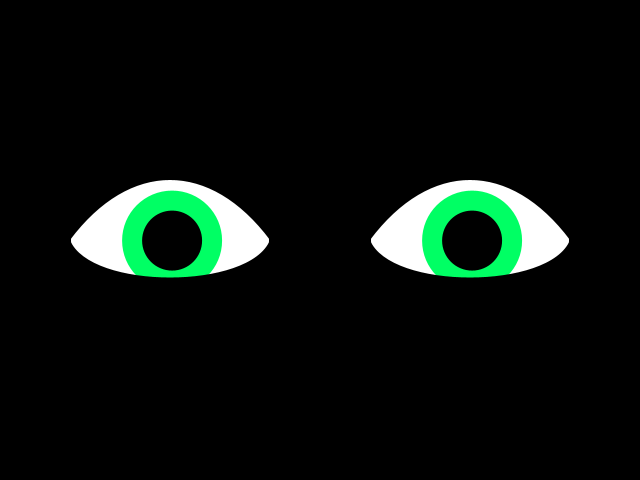
Frame 1 (no input)
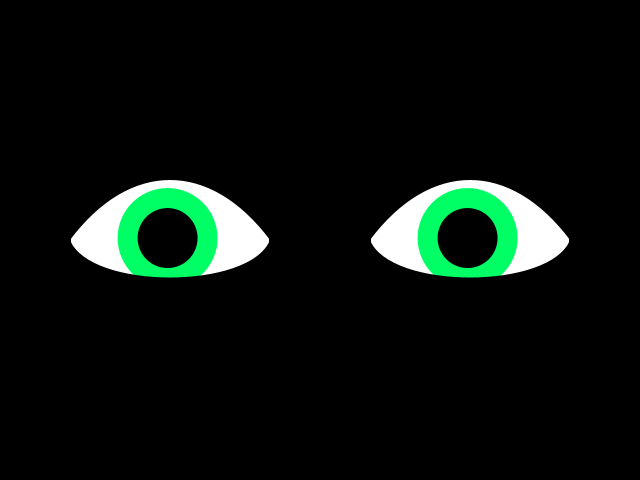
Frame 60 (the mouse pressed at the canvas centre just before this capture)
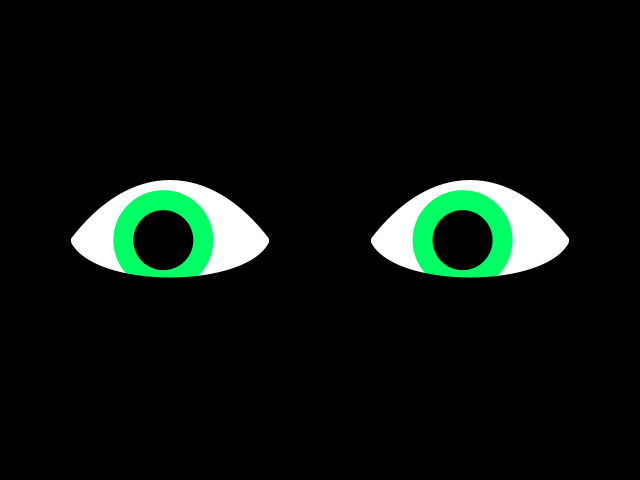
Frame 120 (the mouse held since frame 60 and released just before this capture)

The Processing sketch that drew these frames (run headless with seeded random() and noise(); from frame 60 on, the mouse is pressed at the canvas centre):

// Processing sketch: processing_88173
// ── processing_88173.pde

Eye leftEye;
Eye rightEye;

float ioDist = 150;

float time = 0;

void setup()
{
  frameRate(60);
  smooth(8);
  size(640, 480);
  noStroke();
  leftEye = new Eye();
  rightEye = new Eye();
}

void draw()
{
  time += .01f;

  background(0);
  SetEyeTargets();
  CheckForBlink();

  leftEye.Draw(width / 2 - ioDist, height / 2);
  rightEye.Draw(width / 2+ ioDist, height / 2);
}

void CheckForBlink()
{
  float blinkVar = noise(time * 2, 34.1);
  float noiseMag = abs(blinkVar - 0.5);
  
  if (noiseMag > .22f && !rightEye.IsBlinking())
  {
    rightEye.Blink();
    leftEye.Blink();
  }
}

void SetEyeTargets()
{
  float magThreshold = .1;
  
  float xVar = noise(time, 423.6);
  float yVar = noise(time * 2, 126.32);
  
  float xMag = abs(xVar - leftEye.GetXVariance());
  float yMag = abs(yVar - leftEye.GetYVariance());
  if (xMag > magThreshold || yMag > magThreshold)
  {

  leftEye.SetVariance(xVar, yVar);
  rightEye.SetVariance(xVar, yVar);
  }
}

public class Eye
{
  float eyeballSize = 200;
  float irisScale = .5f;
  float minPupilScale = .45f;
  float maxPupilScale = .75f;

  float fullyDialatedDist = 400;
  float dialationAmount = .5f;
  
  float varXTarget = .5f;
  float varYTarget = .5f;
  float varX = .5;
  float varY = .5;
  float varSlide = .2;

  float blinkTimer = 100;
  float blinkLength = 4;
  float actualBlinkLength = 2;
  
  float trackX = .5f;
  float trackY = .5f;
  float mouseTrackingSlide = 0.25f;
  float mouseTrackingAmount = 0;
  float distanceThreshold = 10;
  float trackingTimer = -1;
  float trackingAmountTimeout = 10;
  float trackingDecaySlide = .2f;

  public void Draw(float x, float y)
  {
    blinkTimer += .1f;

    DrawWhite(x, y);
    DrawIris(x, y);
    DrawLids(x, y);
  }

  void UpdateMouseTracking(float x, float y)
  {
    float diffX = map(constrain((mouseX - x)  *.01, -1, 1), -1, 1, 0, 1);
    float diffY = map(constrain((mouseY - y)  *.01, -1, 1), -1, 1, 0, 1);

    trackX = lerp(trackX, diffX, mouseTrackingSlide);
    trackY = lerp(trackY, diffY, mouseTrackingSlide);

    trackingTimer -= .1f;
    if (dist(mouseX, mouseY, pmouseX, pmouseY) > distanceThreshold)
      trackingTimer = trackingAmountTimeout;

    float trackingTarget = 1;
    if (trackingTimer <= 0)
      trackingTarget= 0;
    mouseTrackingAmount = lerp(mouseTrackingAmount, trackingTarget, trackingDecaySlide);
  }

  public void DrawWhite(float x, float y)
  {
    fill(255);
    ellipse(x, y, eyeballSize * .99f, eyeballSize * .99f);
  }

  public void DrawIris(float x, float y)
  {    
    varX = lerp(varX, varXTarget, varSlide);
    varY = lerp(varY, varYTarget, varSlide);
    
    UpdateMouseTracking(x, y);
    float size = eyeballSize * irisScale;
    float minX = x - eyeballSize * .5f + size * .5f;
    float maxX = x + eyeballSize * .5f - size * .5f;

    float minY = y - eyeballSize * .4f + size * .5f;
    float maxY = y + eyeballSize * .4f - size * .5f;
    UpdateMouseTracking(x, y);
    x = lerp(minX, maxX, lerp(varX, trackX, mouseTrackingAmount * .5f));
    y = lerp(minY, maxY, lerp(varY, trackY, mouseTrackingAmount * .5f));
    
    fill(0, 255, 100);
    ellipse(x, y, eyeballSize * irisScale, eyeballSize * irisScale);

    DrawPupil(x, y);
  }

  public void DrawPupil(float x, float y)
  {
    float pupilScale = lerp(minPupilScale, maxPupilScale, dialationAmount);
    float size = eyeballSize * irisScale*  pupilScale;
    fill(0);
    ellipse(x, y, size, size);
  }

  public void DrawLids(float x, float y)
  {
    fill(0);
    float left = x - eyeballSize * .5f;
    float right = x + eyeballSize * .5f;
    float top = y - eyeballSize * .75f;
    float bottom = y + eyeballSize * .75f;


    float topCX1 = right - eyeballSize * .3;
    float topCY1 = y - eyeballSize * .4f;
    float topCX2 = left + eyeballSize * .3;
    float topCY2 = y - eyeballSize * .4f;

    float bottomCX1 = right - eyeballSize * .1;
    float bottomCY1 = y + eyeballSize * .25f;
    float bottomCX2 = left + eyeballSize * .1;
    float bottomCY2 = y + eyeballSize * .25;

    if (IsBlinking())
    {
      float blinkProgress = blinkTimer / actualBlinkLength;
      
      if (blinkProgress < .5f)
        blinkProgress *= 2;
      else if (blinkProgress < 1)
        blinkProgress = (1 - blinkProgress) * 2;
      else
        blinkProgress = 0;
      
      blinkProgress *= blinkProgress;
      topCX1 = lerp(topCX1, bottomCX1, blinkProgress);
      topCY1 = lerp(topCY1, bottomCY1, blinkProgress);
      topCX2 = lerp(topCX2, bottomCX2, blinkProgress);
      topCY2 = lerp(topCY2, bottomCY2, blinkProgress);
    }

    beginShape();
    vertex(left, y);
    bezierVertex(left, top, right, top, right, y);
    bezierVertex(topCX1, topCY1, topCX2, topCY2, left, y);
    endShape(CLOSE);

    beginShape();
    vertex(left, y);
    bezierVertex(left, bottom, right, bottom, right, y);
    bezierVertex(bottomCX1, bottomCY1, bottomCX2, bottomCY2, left, y);
    endShape(CLOSE);
  }
  public void SetVariance(float x, float y)
  {
      float scaling = .5f;
  
     varXTarget = .5f + (x - .5f) * scaling;
     varYTarget = .5f + (y - .5f) * scaling;
  }

  public float GetXVariance()
  {
    return varXTarget;
  }

  public float GetYVariance()
  {
    return varYTarget;
  }

  public void Blink()
  {
    blinkTimer = 0;
  }

  public boolean IsBlinking()
  {
    return blinkTimer < blinkLength;
  }
}
